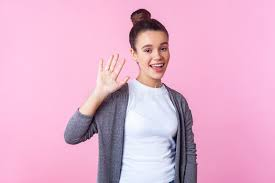
#> input picture 1st/Assignment1 SS/Sobel/images (1).jpeg, 275 x 183 px
$ python -i Akash_Paijwar_220096_Assignment1.py   (imports and definitions only)   (older library calls are emulated)
#> lines starting #> are read from the running program, lines starting #| are printed output that depends on the picture
import cv2
import numpy as np
import matplotlib.pyplot as plt

def Sobel(s):
#> called with s = '../images (1).jpeg'
    img = cv2.imread(s)
#> img is the input picture: shape (183, 275, 3); mean B, G, R 205, 177.5, 227.9
    gray = cv2.cvtColor(img, cv2.COLOR_BGR2GRAY)
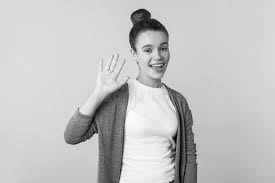
#> gray: shape (183, 275); min 1, max 254, mean 195.7

    x = cv2.Sobel(gray, cv2.CV_64F, 1, 0, ksize=1)
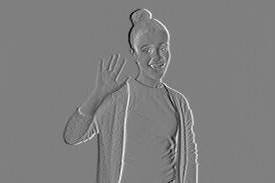
#> x: shape (183, 275) float64; min -194, max 194, mean 0; drawn with min black and max white
    y = cv2.Sobel(gray, cv2.CV_64F, 0, 1, ksize=1)
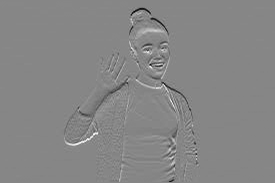
#> y: shape (183, 275) float64; min -205, max 183, mean -0.4; drawn with min black and max white

    magnitude = np.sqrt(x**2 + y**2)
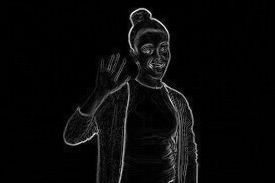
#> magnitude: shape (183, 275) float64; min 0, max 254, mean 8.9

    mag = cv2.normalize(magnitude, None, 0, 255, cv2.NORM_MINMAX)

    plt.subplot(1, 2, 1)
    plt.imshow(img[:,:,::-1])
    plt.title('Original Image')
    plt.axis('off')

    plt.subplot(1, 2, 2)
    plt.imshow(mag, cmap='gray')
    plt.title('Sobel Filter')
    plt.axis('off')

    plt.show()
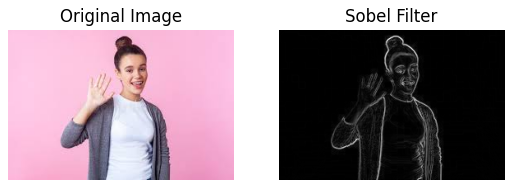
#> figure drawn by matplotlib, 2 panels


# Test
#Sobel("/Users/akashpaijwar/Documents/Winter Project/CV101/1st/Assignment1 SS/Sobel/images (1).jpeg")

>>> result = Sobel('../images (1).jpeg')
